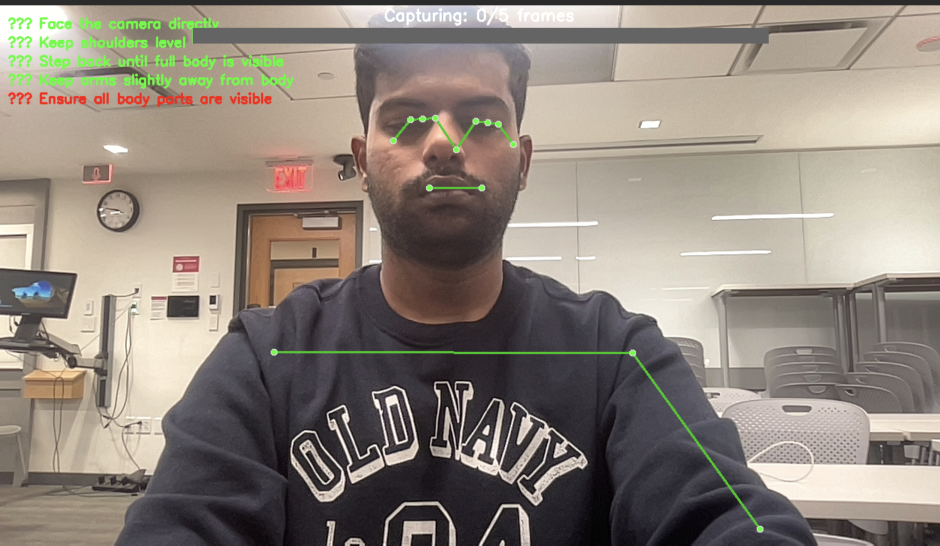
#> input picture all_images/camera_capture/camera_capture.jpg, 2820 x 1636 px (shown at 1/3 size)
$ python -i image_processor.py   (imports and definitions only)
#> lines starting #> are read from the running program, lines starting #| are printed output that depends on the picture
#> further down, picture is the input picture: shape (1636, 2820, 3); mean B, G, R 123.9, 133.7, 142.9
import cv2
from config import IMAGE_PROCESSING as IP

class ImageProcessor:
    @staticmethod
    def enhance_image(image):
        l, a, b = cv2.split(cv2.cvtColor(image, cv2.COLOR_BGR2LAB))
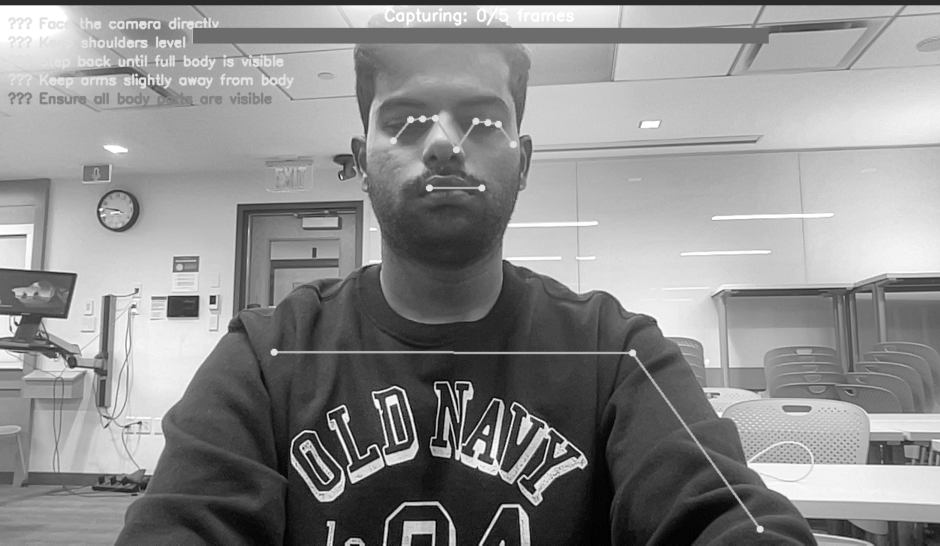
#> l: shape (1636, 2820) (shown at 1/3 size); min 0, max 255, mean 141
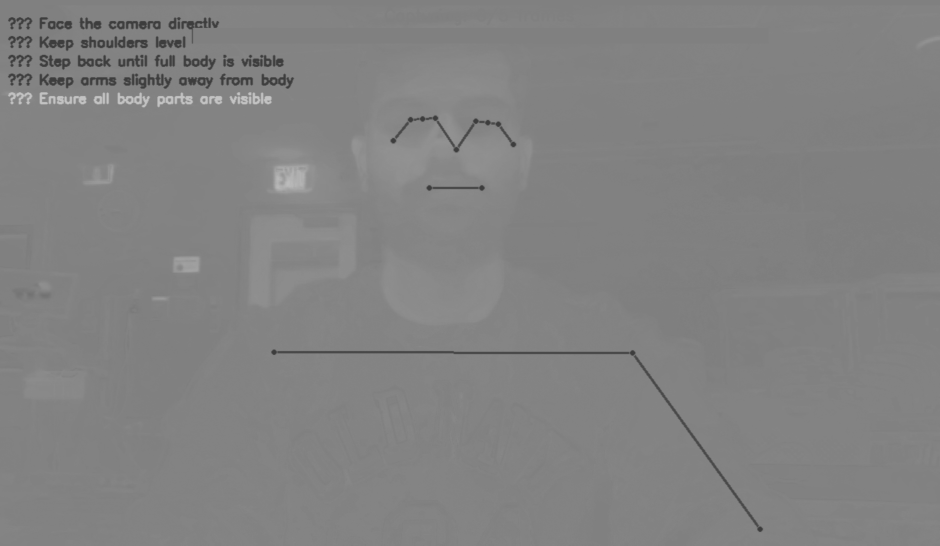
#> a: shape (1636, 2820) (shown at 1/3 size); min 60, max 196, mean 130.1
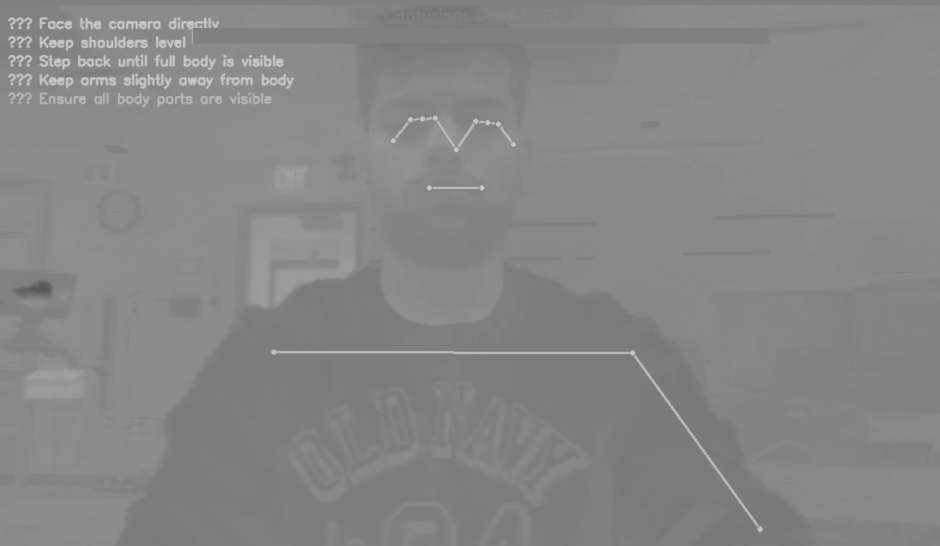
#> b: shape (1636, 2820) (shown at 1/3 size); min 86, max 198, mean 134.2

        clahe = cv2.createCLAHE(
            clipLimit=IP['enhancement']['clahe']['clip_limit'],
            tileGridSize=IP['enhancement']['clahe']['tile_grid_size']
        )

        enhanced = cv2.cvtColor(cv2.merge((clahe.apply(l), a, b)), cv2.COLOR_LAB2BGR)
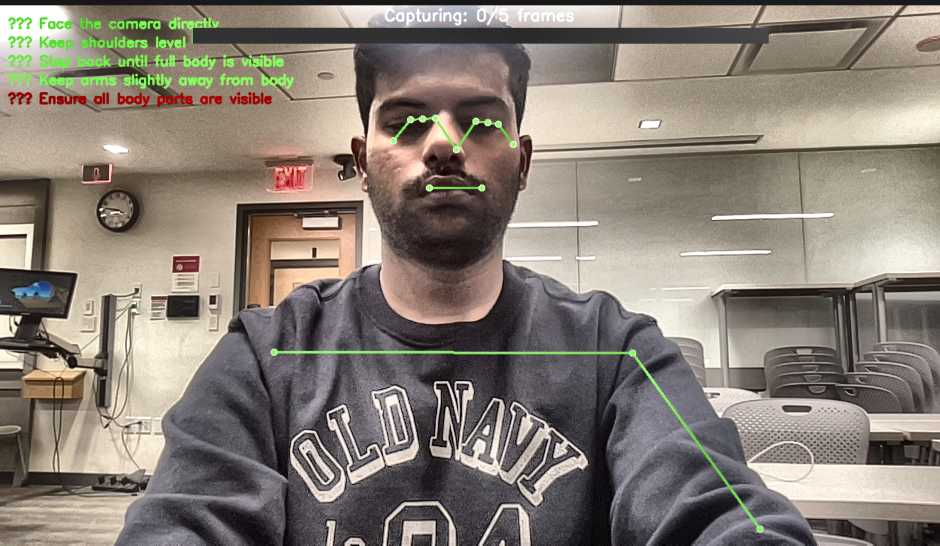
#> enhanced: shape (1636, 2820, 3) (shown at 1/3 size); mean B, G, R 118.1, 127.6, 136.5

        return cv2.fastNlMeansDenoisingColored(
            enhanced, None,
            h=IP['enhancement']['denoising']['h_luminance'],
            hColor=IP['enhancement']['denoising']['photo_render'],
            templateWindowSize=IP['enhancement']['denoising']['search_window'],
            searchWindowSize=IP['enhancement']['denoising']['block_size']
        )

>>> import cv2
>>> picture = cv2.imread('../all_images/camera_capture/camera_capture.jpg')
>>> result = ImageProcessor().enhance_image(picture)
